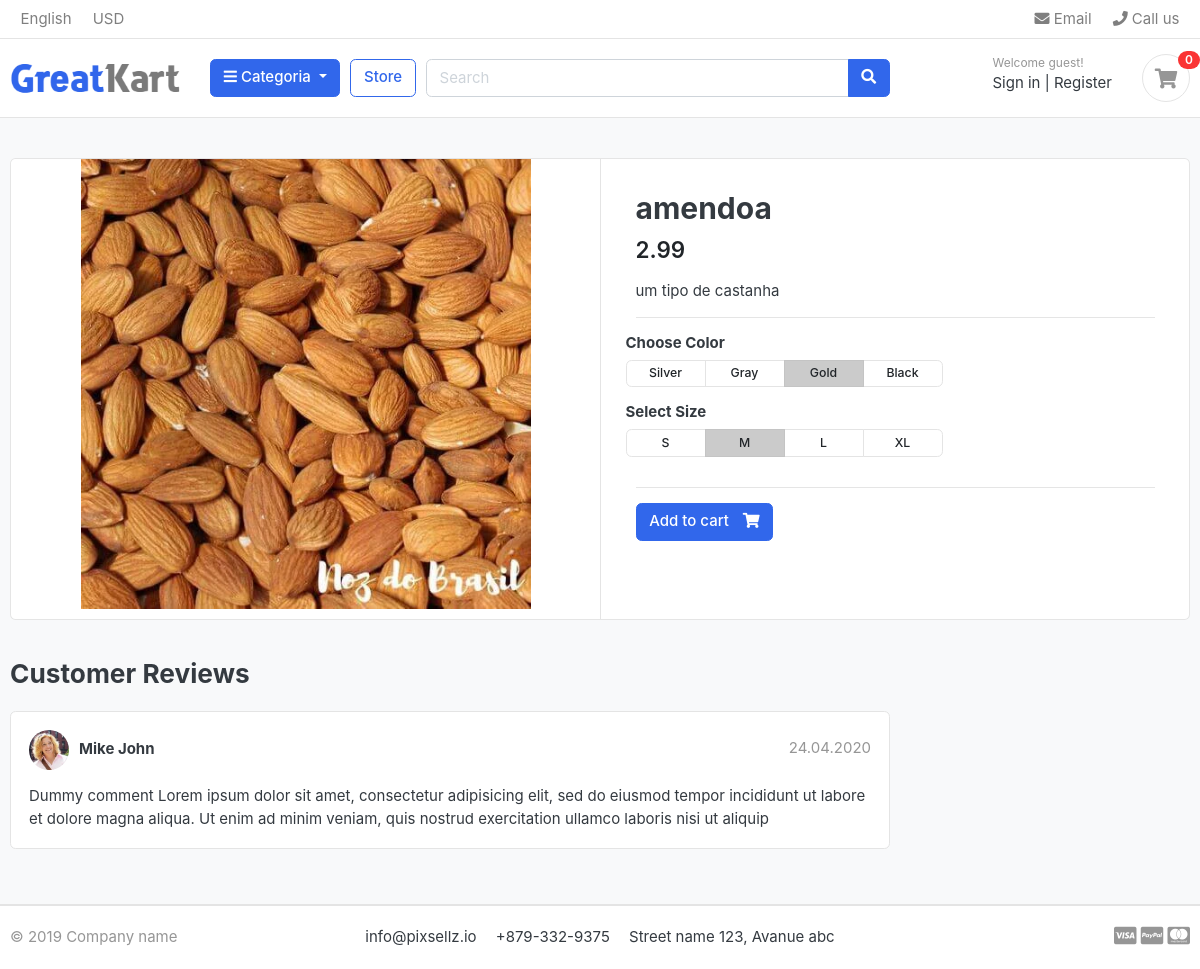
The page /loja/produtos_naturais/amendoa/ on the database its author committed.
### produtos/models.py (models this page shows, shortened)
class Produto(models.Model):
    categoria =       models.ForeignKey(Categoria, on_delete=models.CASCADE)
    produto_nome =    models.CharField(max_length=200, unique=True)
    slug =            models.SlugField(max_length=200, unique=True)
    descricao =       models.CharField(max_length=200, unique=False)
    preco =           models.DecimalField(max_digits=12, decimal_places=2)
    imagens =         models.ImageField(upload_to='fotos/produtos',blank=True)
    estoque =         models.IntegerField()
    esta_disponivel = models.BooleanField(default=True)
    criado_em =       models.DateTimeField(auto_now_add=True)
    modificado_em =   models.DateTimeField(auto_now=True)

### produtos/views.py (the view)
# urls.py: path('<slug:categoria_slug>/<slug:produto_slug>/', views.visualizarDetalheProduto, name='visualizarDetalheProduto'),
def visualizarDetalheProduto(request, categoria_slug, produto_slug):
    produto = Produto.objects.get(slug = produto_slug, categoria__slug= categoria_slug)
    contexto = {
        'produto' : produto,
    }
    return render(request, 'produto_detalhe.html', contexto)

### carrinho/processador_contexto.py (called while the page is built)
def contador(request):
    contador = 0
    if 'admin' in request.path:
        return {}
    else:
        try:
            car = Carrinho.objects.filter(car_id = getCarId(request))
            car_items = CarItem.objects.all().filter(carrinho = car[:1])
            for car_item in car_items:
                contador += car_item.quantidade
        except Carrinho.DoesNotExist:
            contador = 0
    return dict(car_cont = contador)

### carrinho/views.py (called while the page is built)
def getCarId(request):
    carSession = request.session.session_key
    if not carSession:
        carSession = request.session.create()
    return carSession

### categoria/context_processors.py (called while the page is built)
def menu_categoria(request):
    lista_categoria = Categoria.objects.all()
    return dict(opcoes = lista_categoria)

### categoria/models.py (called while the page is built)
    def get_url(self):
        return reverse('produtos_por_categoria', args=[self.slug])

### templates/produto_detalhe.html
{% extends 'base.html' %}
{% load static %}
{% block content %}
<section class="section-content padding-y bg">
    <div class="container">
    <div class="card">
        <div class="row no-gutters">
            <aside class="col-md-6">
    <article class="gallery-wrap">
        <div class="img-big-wrap">
           <a href="#"><img src="{{ produto.imagens.url }}"></a>
        </div>
    </article>
            </aside>
            <main class="col-md-6 border-left">
    <article class="content-body">
    <h2 class="title">{{ produto.produto_nome }}</h2>
    <div class="mb-3">
        <var class="price h4">{{ produto.preco }}</var>
    </div>
    <p>{{ produto.descricao }}</p>
    <hr>
        <div class="row">
            <div class="item-option-select">
                <h6>Choose Color</h6>
                <div class="btn-group btn-group-sm btn-group-toggle" data-toggle="buttons">
                  <label class="btn btn-light">
                    <input type="radio" name="radio_color"> Silver
                  </label>
                  <label class="btn btn-light">
                    <input type="radio" name="radio_color" > Gray
                  </label>
                  <label class="btn btn-light active">
                    <input type="radio" name="radio_color checked"> Gold
                  </label>
                  <label class="btn btn-light">
                    <input type="radio" name="radio_color"> Black
                  </label>
                </div>
            </div>
        </div>
        <div class="row">
            <div class="item-option-select">
                <h6>Select Size</h6>
                <div class="btn-group btn-group-sm btn-group-toggle" data-toggle="buttons">
                  <label class="btn btn-light">
                    <input type="radio" name="radio_color"> S
                  </label>
                  <label class="btn btn-light active">
                    <input type="radio" name="radio_color" checked> M
                  </label>
                  <label class="btn btn-light">
                    <input type="radio" name="radio_color"> L
                  </label>
                  <label class="btn btn-light">
                    <input type="radio" name="radio_color"> XL
                  </label>
                </div>
            </div>
        </div>
        <hr>
        <a href="{% url 'adicionarCarrinho' produto.id %}" class="btn  btn-primary"> <span class="text">Add to cart</span> <i class="fas fa-shopping-cart"></i>  </a>
    </article>
            </main>
        </div>
    </div>
    <br>
    <div class="row">
                <div class="col-md-9">
        <header class="section-heading">
            <h3>Customer Reviews </h3>
        </header>
        <article class="box mb-3">
            <div class="icontext w-100">
                <img src="./images/avatars/avatar1.jpg" class="img-xs icon rounded-circle">
                <div class="text">
                    <span class="date text-muted float-md-right">24.04.2020 </span>
                    <h6 class="mb-1">Mike John </h6>
                </div>
            </div>
            <div class="mt-3">
                <p>
                    Dummy comment Lorem ipsum dolor sit amet, consectetur adipisicing elit, sed do eiusmod
                    tempor incididunt ut labore et dolore magna aliqua. Ut enim ad minim veniam,
                    quis nostrud exercitation ullamco laboris nisi ut aliquip
                </p>
            </div>
        </article>
        </div>
    </div>
    </div>
    </section>
    {% endblock content %}

### static/css/ui.css (style rules this page uses)
html { font-family: "Inter", sans-serif; font-size: 15px; }
.content-body { flex: 1 1 auto; padding: 2rem 2.3rem; }
.img-xs, .img-sm, .img-md, .img-lg { -o-object-fit: cover; object-fit: cover; flex-shrink: 0; flex-grow: 0; }
.img-xs { width: 40px; height: 40px; }
.padding-y { padding-top: 40px; padding-bottom: 40px; }
var { font-style: normal; }
article:after, .form-group:after { display: block; clear: both; content: ""; }
.bg { background-color: #f8f9fa; }
.section-heading { margin-bottom: 20px; margin-top: 15px; }
p:last-child { margin-bottom: 0; }
.btn-light { background-color: #fff; border-color: #e4e4e4; }
.btn .text + i { margin-left: 10px; }
.icontext { display: inline-flex; align-items: center; vertical-align: middle; }
.icontext .text { width: 100%; line-height: 1.2; }
.icontext .icon { position: relative; margin-right: 10px; flex-shrink: 0; flex-grow: 0; }
.price { font-weight: 600; color: #212529; }
.box { padding: 18px; background: #fff; border-radius: 0.37rem; border: 1px solid #e4e4e4; }
.box img { max-width: 100%; }
.gallery-wrap .img-big-wrap { margin-bottom: 10px; border-radius: 0.37rem; overflow: hidden; background-color: #fff; }
.gallery-wrap .img-big-wrap a { text-align: center; display: block; }
.gallery-wrap .img-big-wrap img { height: 450px; width: auto; display: inline-block; }
.item-option-select { margin-bottom: 1rem; display: inline-block; margin-right: 15px; }
.item-option-select .btn { min-width: 80px; }

### rows shown on the page
Produto: imagens (picture), produto_nome "amendoa", preco "2.99", descricao "um tipo de castanha"

### other values the page prints
{{ car_cont }} "0"
